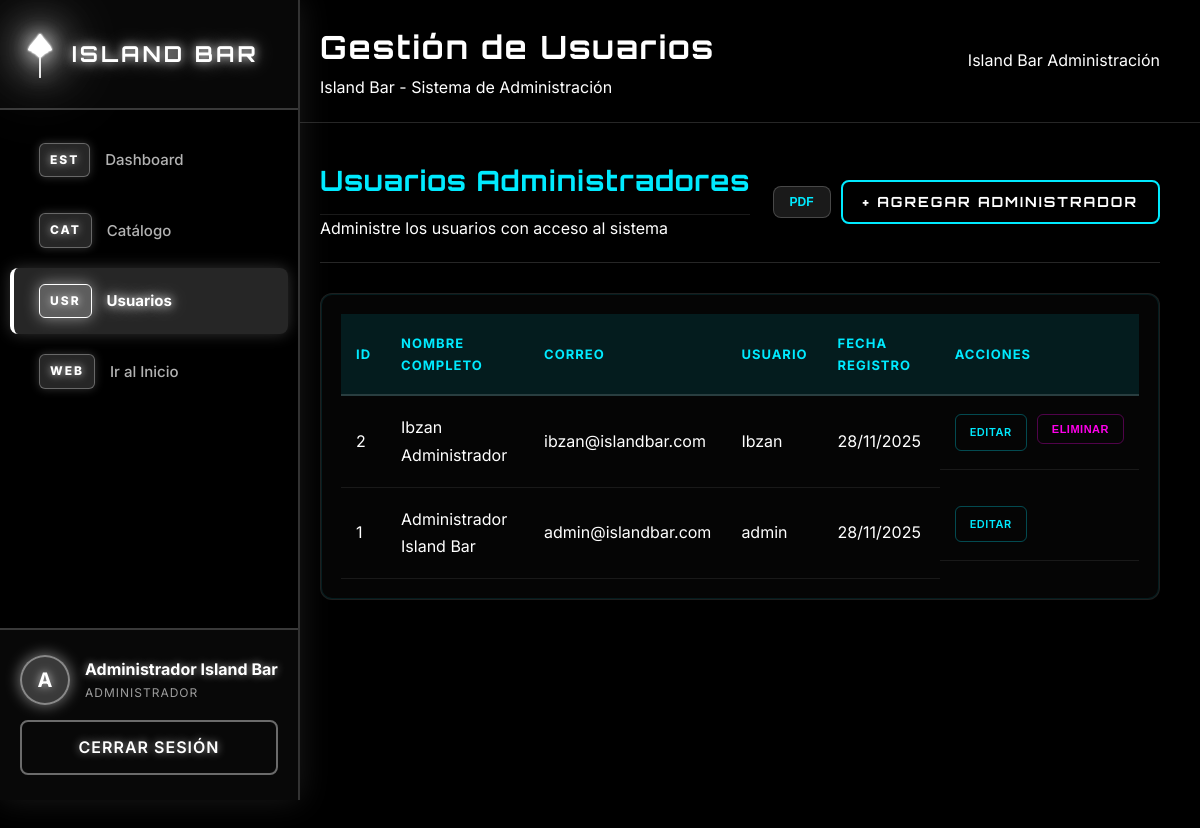
/usuarios.php (signed in), run on the app's committed database.
### tables this page shows
CREATE TABLE usuarios (
    id INT AUTO_INCREMENT PRIMARY KEY,
    nombre_completo VARCHAR(150) NOT NULL,
    correo VARCHAR(150) NOT NULL UNIQUE,
    nombre_usuario VARCHAR(100) NOT NULL UNIQUE,
    contrasena VARCHAR(255) NOT NULL,
    fecha_registro TIMESTAMP DEFAULT CURRENT_TIMESTAMP
);

### usuarios.php (the view, shortened to what this page needs)
<?php
require_once 'config.php';
$user_id = $_SESSION['user_id'];
$user_name = $_SESSION['user_name'];
$usuarios = [];
$usuarios_query = "SELECT id, nombre_completo, correo, nombre_usuario, fecha_registro FROM usuarios ORDER BY id DESC";
$usuarios_result = $conn->query($usuarios_query);
if ($usuarios_result) {
    $usuarios = $usuarios_result->fetch_all(MYSQLI_ASSOC);
}
?>
<!DOCTYPE html>
<html lang="es">
<head>
    <link rel="stylesheet" href="css/style.css">
    <link rel="stylesheet" href="css/dashboard.css">
</head>
<body class="dashboard-page">
    <div class="dashboard-wrapper">
        <aside class="dashboard-sidebar">
            <div class="sidebar-header">
                <div class="sidebar-logo">
                    <span>ISLAND BAR</span>
                </div>
            </div>
            <nav class="sidebar-nav">
                <a href="dashboard.php" class="nav-item">
                    <span class="nav-icon">EST</span>
                    <span>Dashboard</span>
                </a>
                <a href="catalogo.php" class="nav-item">
                    <span class="nav-icon">CAT</span>
                    <span>Catálogo</span>
                </a>
                <a href="usuarios.php" class="nav-item active">
                    <span class="nav-icon">USR</span>
                    <span>Usuarios</span>
                </a>
                <a href="index.php" class="nav-item">
                    <span class="nav-icon">WEB</span>
                    <span>Ir al Inicio</span>
                </a>
            </nav>
            <div class="sidebar-footer">
                <div class="user-info">
                    <div class="user-avatar"><?php echo strtoupper(substr($user_name, 0, 1)); ?></div>
                    <div class="user-details">
                        <div class="user-name"><?php echo htmlspecialchars($user_name); ?></div>
                        <div class="user-role">Administrador</div>
                    </div>
                </div>
                <a href="logout.php" class="logout-btn">Cerrar Sesión</a>
            </div>
        </aside>
        <main class="dashboard-main">
            <header class="dashboard-header">
                <div class="header-left">
                    <div>
                        <h1 class="page-title">Gestión de Usuarios</h1>
                        <p class="page-subtitle">Island Bar - Sistema de Administración</p>
                    </div>
                </div>
                <div class="header-right">
                    <div class="company-info">
                        <span class="company-name">Island Bar</span>
                        <span class="company-role">Administración</span>
                    </div>
                </div>
            </header>
            <section class="dashboard-section active">
                <div class="section-header">
                    <div>
                        <h2 class="section-title">Usuarios Administradores</h2>
                        <p class="section-description">Administre los usuarios con acceso al sistema</p>
                    </div>
                    <div class="section-actions">
                        <button class="export-btn-small" onclick="exportData('pdf', 'usuarios')" title="Exportar Usuarios PDF">
                            PDF
                        </button>
                        <a href="agregar.usuario.php" class="neon-button-small">+ Agregar Administrador</a>
                    </div>
                </div>
                <div class="table-container neon-card">
                    <table class="data-table">
                        <thead>
                            <tr>
                                <th>ID</th>
                                <th>Nombre Completo</th>
                                <th>Correo</th>
                                <th>Usuario</th>
                                <th>Fecha Registro</th>
                                <th>Acciones</th>
                            </tr>
                        </thead>
                        <tbody>
                            <?php foreach ($usuarios as $usr): ?>
                                <tr>
                                    <td><?php echo $usr['id']; ?></td>
                                    <td><?php echo htmlspecialchars($usr['nombre_completo']); ?></td>
                                    <td><?php echo htmlspecialchars($usr['correo']); ?></td>
                                    <td><?php echo htmlspecialchars($usr['nombre_usuario']); ?></td>
                                    <td><?php echo date('d/m/Y', strtotime($usr['fecha_registro'])); ?></td>
                                    <td class="actions">
                                        <a href="editar.usuario.php?id=<?php echo $usr['id']; ?>" class="btn-edit" title="Editar">EDITAR</a>
                                        <?php if ($usr['id'] != $user_id): ?>
                                            <form method="POST" style="display:inline;" onsubmit="return confirm('¿Está seguro de eliminar este usuario?');">
                                                <button type="submit" class="btn-delete" title="Eliminar">ELIMINAR</button>
                                            </form>
                                        <?php endif; ?>
                                    </td>
                                </tr>
                            <?php endforeach; ?>
                        </tbody>
                    </table>
                </div>
            </section>
        </main>
    </div>
</body>
</html>

### css/style.css (style rules this page uses)
* { margin: 0; padding: 0; box-sizing: border-box; }
:root { --neon-cyan: #00eaff; --neon-pink: #ff00ea; --neon-white: #ffffff; --deep-black: #000000; --dark-bg: #0a0a0f; --light-bg: #e0f4ff; --light-sky: #87ceeb; --light-quartz: #b8d4e3; --light-water: #a8d8ea; --light-cloud: #ffffff; --primary-color: var(--neon-cyan); --secondary-color: var(--neon-pink); --bg-color: var(--deep-black); --text-color: var(--neon-white); }
body { font-family: 'Inter', 'Rajdhani', sans-serif; background: var(--deep-black); color: var(--neon-white); overflow-x: hidden; transition: background 0.4s ease, color 0.4s ease; position: relative; line-height: 1.7; -webkit-font-smoothing: antialiased; -moz-osx-font-smoothing: grayscale; }
.neon-card { background: rgba(10, 10, 15, 0.75); border: 1px solid rgba(0, 234, 255, 0.3); border-radius: 20px; padding: 32px; backdrop-filter: blur(20px); transition: all 0.4s cubic-bezier(0.4, 0, 0.2, 1); box-shadow: 0 8px 32px rgba(0, 0, 0, 0.4), 0 0 0 1px rgba(0, 234, 255, 0.1) inset; }
.palm-icon-svg { width: 40px; height: 48px; filter: drop-shadow(0 0 8px var(--neon-white)) drop-shadow(0 0 15px var(--neon-cyan)); animation: palmGlow 3s ease-in-out infinite; }
.neon-button, .neon-button-large, .neon-button-small { padding: 12px 30px; background: transparent; border: 2px solid var(--neon-cyan); color: var(--neon-white); font-family: 'Orbitron', sans-serif; font-weight: 700; letter-spacing: 2px; text-transform: uppercase; cursor: pointer; border-radius: 8px; transition: all 0.3s ease; text-decoration: none; display: inline-block; position: relative; overflow: hidden; }
.neon-button-small { padding: 8px 20px; font-size: 14px; }
.section-title { font-size: 42px; text-align: center; margin-bottom: 64px; font-family: 'Orbitron', sans-serif; font-weight: 700; letter-spacing: 2px; line-height: 1.3; }

### data on the page
usuarios: id "2", nombre_completo "Ibzan Administrador", correo "ibzan@islandbar.com", nombre_usuario "Ibzan", fecha_registro "28/11/2025"
usuarios: id "1", nombre_completo "Administrador Island Bar", correo "admin@islandbar.com", nombre_usuario "admin", fecha_registro "28/11/2025"

### other printed values
substr($user_name, 0, 1) "A"
$user_name "Administrador Island Bar"
